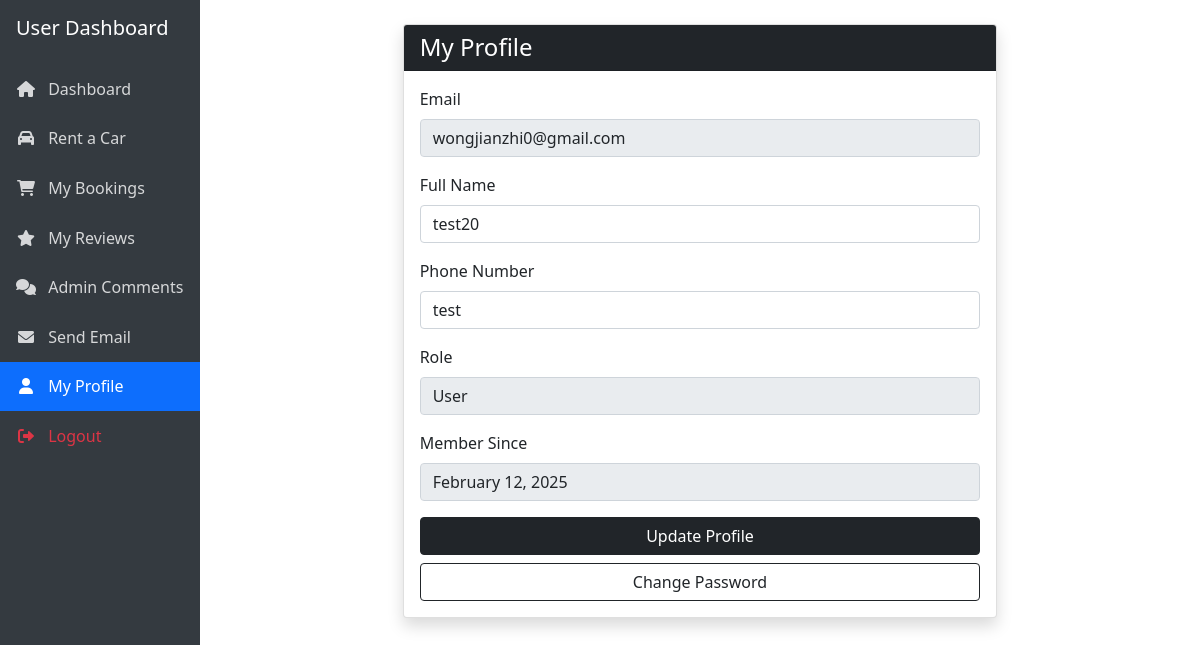
/profile.php (signed in), run on the app's committed database.
### tables this page shows
CREATE TABLE `users` (
  `id` int(11) NOT NULL,
  `email` varchar(255) DEFAULT NULL,
  `password_hash` varchar(255) DEFAULT NULL,
  `google_id` varchar(255) DEFAULT NULL,
  `reset_token` varchar(255) DEFAULT NULL,
  `reset_expiry` datetime DEFAULT NULL,
  `failed_attempts` int(11) DEFAULT 0,
  `locked_until` datetime DEFAULT NULL,
  `oauth_provider` varchar(20) DEFAULT NULL,
  `name` varchar(100) DEFAULT NULL,
  `reset_code` varchar(6) DEFAULT NULL,
  `reset_code_expiry` datetime DEFAULT NULL,
  `phone` varchar(20) DEFAULT NULL,
  `role` varchar(10) DEFAULT 'user',
  `created_at` timestamp NOT NULL DEFAULT current_timestamp(),
  `status` tinyint(1) DEFAULT 1
);

### profile.php (the view, shortened to what this page needs)
<?php
require_once 'config.php';
try {
    $stmt = $pdo->prepare("
        SELECT id, email, name, phone, created_at, role
        FROM users
        WHERE id = ?
    ");
    $stmt->execute([$_SESSION['user_id']]);
    $user = $stmt->fetch(PDO::FETCH_ASSOC);
} catch (PDOException $e) {
    $_SESSION['error'] = "Error fetching user data";
    header('Location: dashboard.php');
    exit();
}
?>
<!DOCTYPE html>
<html>
<head>
    <link href="https://cdn.jsdelivr.net/npm/bootstrap@5.1.3/dist/css/bootstrap.min.css" rel="stylesheet">
    <link href="https://cdnjs.cloudflare.com/ajax/libs/font-awesome/6.0.0/css/all.min.css" rel="stylesheet">
</head>
<body>
    <div class="container-fluid">
        <div class="row">
            <?php include 'user_sidebar.php'; ?>
            <div class="col-md-10 p-4">
                <div class="container">
                    <div class="row justify-content-center">
                        <div class="col-md-8">
                            <div class="card shadow">
                                <div class="card-header bg-dark text-white">
                                    <h4 class="mb-0">My Profile</h4>
                                </div>
                                <div class="card-body">
                                    <form method="POST" class="needs-validation" novalidate>
                                        <div class="mb-3">
                                            <label class="form-label">Email</label>
                                            <input type="email" class="form-control" value="<?= htmlspecialchars($user['email']) ?>" disabled>
                                        </div>
                                        <div class="mb-3">
                                            <label class="form-label">Full Name</label>
                                            <input type="text" class="form-control" name="name" value="<?= htmlspecialchars($user['name']) ?>" required>
                                        </div>
                                        <div class="mb-3">
                                            <label class="form-label">Phone Number</label>
                                            <input type="tel" class="form-control" name="phone" value="<?= htmlspecialchars($user['phone'] ?? '') ?>">
                                        </div>
                                        <div class="mb-3">
                                            <label class="form-label">Role</label>
                                            <input type="text" class="form-control" value="<?= ucfirst(htmlspecialchars($user['role'])) ?>" disabled>
                                        </div>
                                        <div class="mb-3">
                                            <label class="form-label">Member Since</label>
                                            <input type="text" class="form-control" value="<?= date('F j, Y', strtotime($user['created_at'])) ?>" disabled>
                                        </div>
                                        <div class="d-grid gap-2">
                                            <button type="submit" class="btn btn-dark">Update Profile</button>
                                            <a href="change_password.php" class="btn btn-outline-dark">Change Password</a>
                                        </div>
                                    </form>
                                </div>
                            </div>
                        </div>
                    </div>
                </div>
            </div>
        </div>
    </div>
</body>
</html>

### data on the page
users: email "wongjianzhi0@gmail.com", name "test20", phone "test", role "User", created_at "February 12, 2025"
